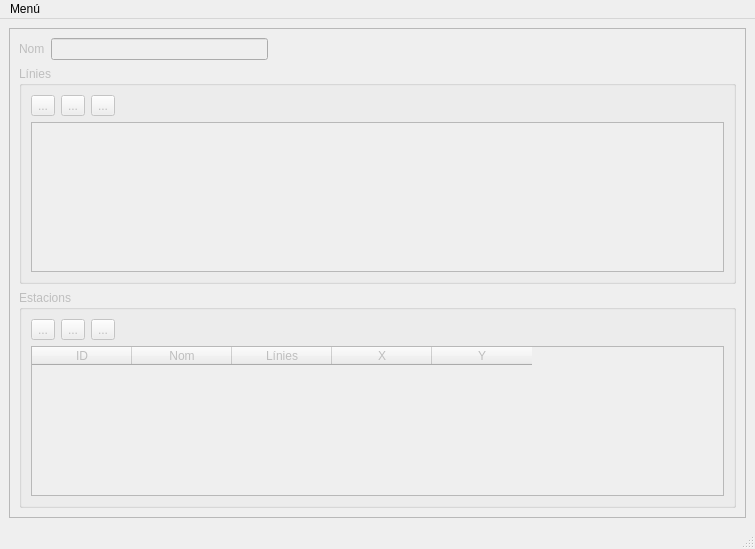
<?xml version="1.0" encoding="UTF-8"?>
<ui version="4.0">
 <class>MainWindow</class>
 <widget class="QMainWindow" name="MainWindow">
  <property name="enabled">
   <bool>true</bool>
  </property>
  <property name="geometry">
   <rect>
    <x>0</x>
    <y>0</y>
    <width>755</width>
    <height>549</height>
   </rect>
  </property>
  <property name="windowTitle">
   <string>TransEdit</string>
  </property>
  <widget class="QWidget" name="centralwidget">
   <layout class="QHBoxLayout" name="horizontalLayout_2">
    <item>
     <widget class="QFrame" name="mainFrame">
      <property name="enabled">
       <bool>false</bool>
      </property>
      <property name="frameShape">
       <enum>QFrame::StyledPanel</enum>
      </property>
      <property name="frameShadow">
       <enum>QFrame::Raised</enum>
      </property>
      <layout class="QVBoxLayout" name="verticalLayout_3">
       <item>
        <layout class="QHBoxLayout" name="horizontalLayout_4">
         <item>
          <widget class="QLabel" name="label">
           <property name="text">
            <string>Nom</string>
           </property>
          </widget>
         </item>
         <item>
          <widget class="QLineEdit" name="inputNom"/>
         </item>
         <item>
          <spacer name="horizontalSpacer_3">
           <property name="orientation">
            <enum>Qt::Horizontal</enum>
           </property>
           <property name="sizeHint" stdset="0">
            <size>
             <width>468</width>
             <height>20</height>
            </size>
           </property>
          </spacer>
         </item>
        </layout>
       </item>
       <item>
        <widget class="QGroupBox" name="groupBox">
         <property name="title">
          <string>Línies</string>
         </property>
         <layout class="QVBoxLayout" name="verticalLayout_2">
          <item>
           <layout class="QHBoxLayout" name="horizontalLayout">
            <item>
             <widget class="QToolButton" name="tbAddLine">
              <property name="enabled">
               <bool>false</bool>
              </property>
              <property name="text">
               <string>...</string>
              </property>
              <property name="icon">
               <iconset>
                <normaloff>icons/add.png</normaloff>icons/add.png</iconset>
              </property>
             </widget>
            </item>
            <item>
             <widget class="QToolButton" name="tbEditLine">
              <property name="enabled">
               <bool>false</bool>
              </property>
              <property name="text">
               <string>...</string>
              </property>
              <property name="icon">
               <iconset>
                <normaloff>icons/edit.png</normaloff>icons/edit.png</iconset>
              </property>
             </widget>
            </item>
            <item>
             <widget class="QToolButton" name="tbDelLine">
              <property name="enabled">
               <bool>false</bool>
              </property>
              <property name="text">
               <string>...</string>
              </property>
              <property name="icon">
               <iconset>
                <normaloff>icons/delete.png</normaloff>icons/delete.png</iconset>
              </property>
             </widget>
            </item>
            <item>
             <spacer name="horizontalSpacer">
              <property name="orientation">
               <enum>Qt::Horizontal</enum>
              </property>
              <property name="sizeHint" stdset="0">
               <size>
                <width>458</width>
                <height>20</height>
               </size>
              </property>
             </spacer>
            </item>
           </layout>
          </item>
          <item>
           <widget class="QListWidget" name="listLines">
            <property name="sortingEnabled">
             <bool>true</bool>
            </property>
           </widget>
          </item>
         </layout>
        </widget>
       </item>
       <item>
        <widget class="QGroupBox" name="groupBox_2">
         <property name="title">
          <string>Estacions</string>
         </property>
         <layout class="QVBoxLayout" name="verticalLayout">
          <item>
           <layout class="QHBoxLayout" name="horizontalLayout_3">
            <item>
             <widget class="QToolButton" name="tbAddStation">
              <property name="enabled">
               <bool>false</bool>
              </property>
              <property name="text">
               <string>...</string>
              </property>
              <property name="icon">
               <iconset>
                <normaloff>icons/add.png</normaloff>icons/add.png</iconset>
              </property>
             </widget>
            </item>
            <item>
             <widget class="QToolButton" name="tbEditStation">
              <property name="enabled">
               <bool>false</bool>
              </property>
              <property name="text">
               <string>...</string>
              </property>
              <property name="icon">
               <iconset>
                <normaloff>icons/edit.png</normaloff>icons/edit.png</iconset>
              </property>
             </widget>
            </item>
            <item>
             <widget class="QToolButton" name="tbDelStation">
              <property name="enabled">
               <bool>false</bool>
              </property>
              <property name="text">
               <string>...</string>
              </property>
              <property name="icon">
               <iconset>
                <normaloff>icons/delete.png</normaloff>icons/delete.png</iconset>
              </property>
             </widget>
            </item>
            <item>
             <spacer name="horizontalSpacer_2">
              <property name="orientation">
               <enum>Qt::Horizontal</enum>
              </property>
              <property name="sizeHint" stdset="0">
               <size>
                <width>458</width>
                <height>20</height>
               </size>
              </property>
             </spacer>
            </item>
           </layout>
          </item>
          <item>
           <widget class="QTableWidget" name="tableStations">
            <property name="editTriggers">
             <set>QAbstractItemView::NoEditTriggers</set>
            </property>
            <property name="selectionMode">
             <enum>QAbstractItemView::SingleSelection</enum>
            </property>
            <property name="selectionBehavior">
             <enum>QAbstractItemView::SelectRows</enum>
            </property>
            <property name="sortingEnabled">
             <bool>true</bool>
            </property>
            <property name="columnCount">
             <number>5</number>
            </property>
            <column>
             <property name="text">
              <string>ID</string>
             </property>
            </column>
            <column>
             <property name="text">
              <string>Nom</string>
             </property>
            </column>
            <column>
             <property name="text">
              <string>Línies</string>
             </property>
            </column>
            <column>
             <property name="text">
              <string>X</string>
             </property>
            </column>
            <column>
             <property name="text">
              <string>Y</string>
             </property>
            </column>
           </widget>
          </item>
         </layout>
        </widget>
       </item>
      </layout>
     </widget>
    </item>
   </layout>
  </widget>
  <widget class="QMenuBar" name="menubar">
   <property name="geometry">
    <rect>
     <x>0</x>
     <y>0</y>
     <width>755</width>
     <height>25</height>
    </rect>
   </property>
   <widget class="QMenu" name="menuMen">
    <property name="title">
     <string>Menú</string>
    </property>
    <addaction name="menuOpen"/>
    <addaction name="separator"/>
    <addaction name="menuExit"/>
   </widget>
   <addaction name="menuMen"/>
  </widget>
  <widget class="QStatusBar" name="statusbar"/>
  <action name="menuExit">
   <property name="text">
    <string>Sortir</string>
   </property>
   <property name="shortcut">
    <string>Ctrl+Q</string>
   </property>
  </action>
  <action name="menuOpen">
   <property name="text">
    <string>Obrir...</string>
   </property>
   <property name="shortcut">
    <string>Ctrl+O</string>
   </property>
  </action>
 </widget>
 <resources/>
 <connections>
  <connection>
   <sender>menuExit</sender>
   <signal>activated()</signal>
   <receiver>MainWindow</receiver>
   <slot>close()</slot>
   <hints>
    <hint type="sourcelabel">
     <x>-1</x>
     <y>-1</y>
    </hint>
    <hint type="destinationlabel">
     <x>399</x>
     <y>299</y>
    </hint>
   </hints>
  </connection>
 </connections>
</ui>
